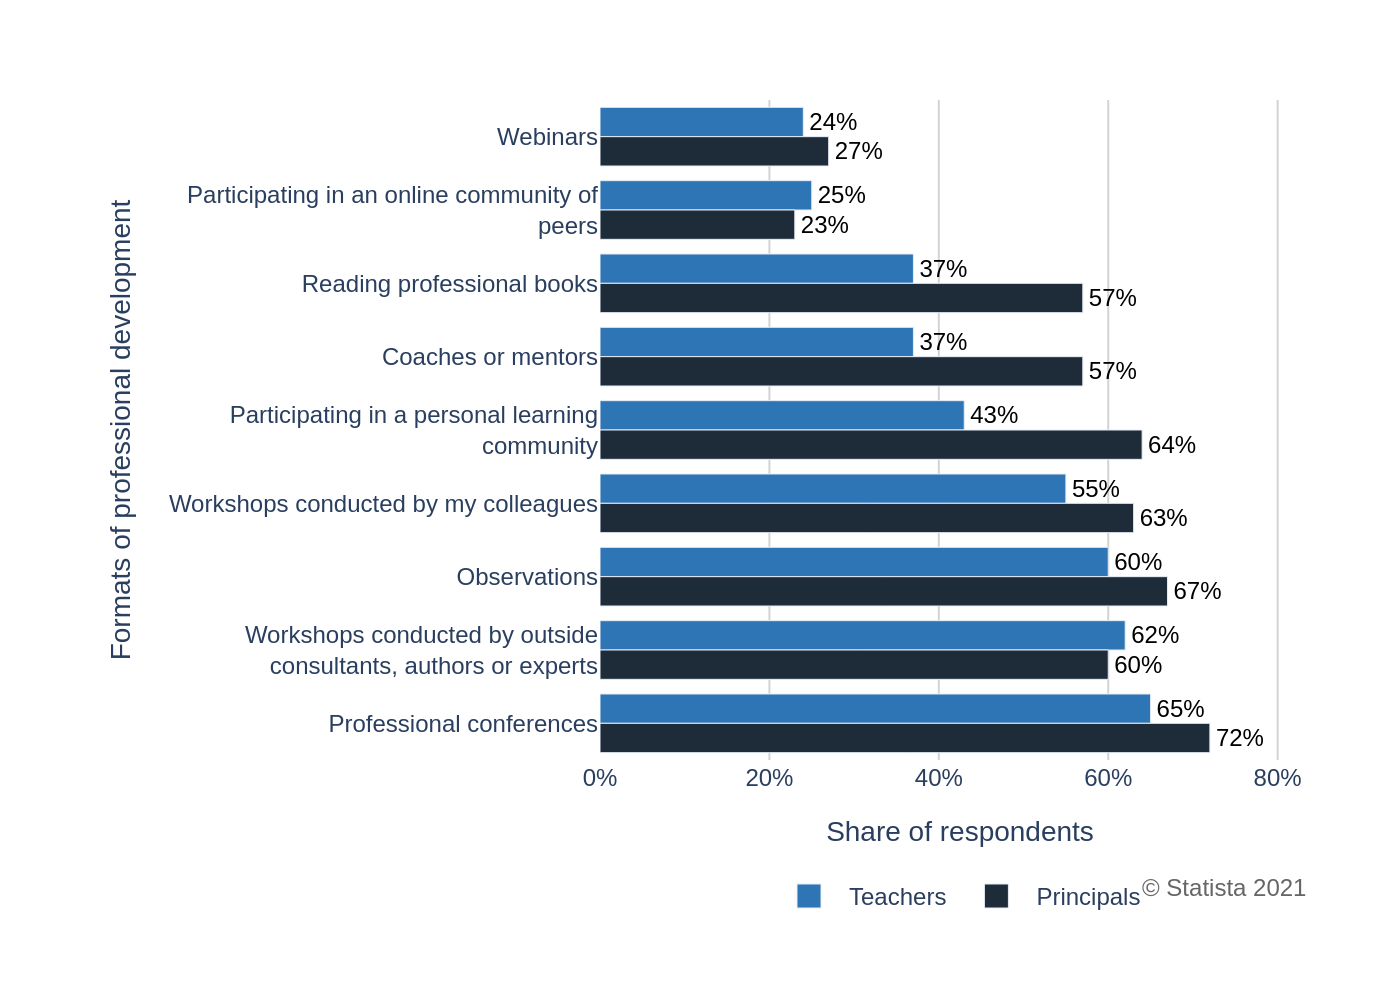

Python code for this plot:
import sys
import json
import os
import plotly.graph_objects as go

# Check for command-line argument
if len(sys.argv) != 2:
    print(f"Usage: python {os.path.basename(__file__)} <json_file_path>")
    sys.exit(1)

json_path = sys.argv[1]

# Read data from the specified JSON file
try:
    with open(json_path, 'r', encoding='utf-8') as f:
        config = json.load(f)
except FileNotFoundError:
    print(f"Error: The file '{json_path}' was not found.")
    sys.exit(1)
except json.JSONDecodeError:
    print(f"Error: The file '{json_path}' is not a valid JSON file.")
    sys.exit(1)

# Extract data and settings from the JSON object
chart_data = config.get('chart_data', [])
categories = config.get('categories', [])
texts = config.get('texts', {})
colors = config.get('colors', [])

# Create the figure
fig = go.Figure()

# Add a bar trace for each data series
for i, series in enumerate(chart_data):
    fig.add_trace(go.Bar(
        y=categories,
        x=series.get('values', []),
        name=series.get('name', ''),
        orientation='h',
        marker_color=colors[i % len(colors)],
        text=[f"{v}%" for v in series.get('values', [])],
        textposition='outside',
        textfont=dict(family="Arial", color='black'),
        cliponaxis=False,
        hovertemplate='%{y}: %{x}%<extra></extra>'
    ))

# Update layout for a professional appearance
fig.update_layout(
    barmode='group',
    font=dict(family="Arial", size=12),
    xaxis=dict(
        title=texts.get('x_axis_title'),
        showgrid=True,
        gridcolor='lightgray',
        zeroline=False,
        ticksuffix='%',
        range=[0, 85]
    ),
    yaxis=dict(
        title=texts.get('y_axis_title'),
        autorange='reversed' # Reverses order to match image (top to bottom)
    ),
    legend=dict(
        orientation='h',
        yanchor='bottom',
        y=-0.25,
        xanchor='center',
        x=0.5,
        traceorder='normal'
    ),
    margin=dict(l=300, r=40, t=50, b=120),
    plot_bgcolor='white',
    paper_bgcolor='white',
    annotations=[
        dict(
            text=texts.get('source', ''),
            showarrow=False,
            xref='paper',
            yref='paper',
            x=0.99,
            y=-0.22,
            xanchor='right',
            yanchor='bottom',
            font=dict(size=12, color='#666666')
        )
    ]
)

# Determine the output filename from the input JSON path
base_filename = os.path.splitext(os.path.basename(json_path))[0]
output_filename = f"{base_filename}.png"

# Save the chart as a PNG file
fig.write_image(output_filename, scale=2)

print(f"Chart saved to {output_filename}")
